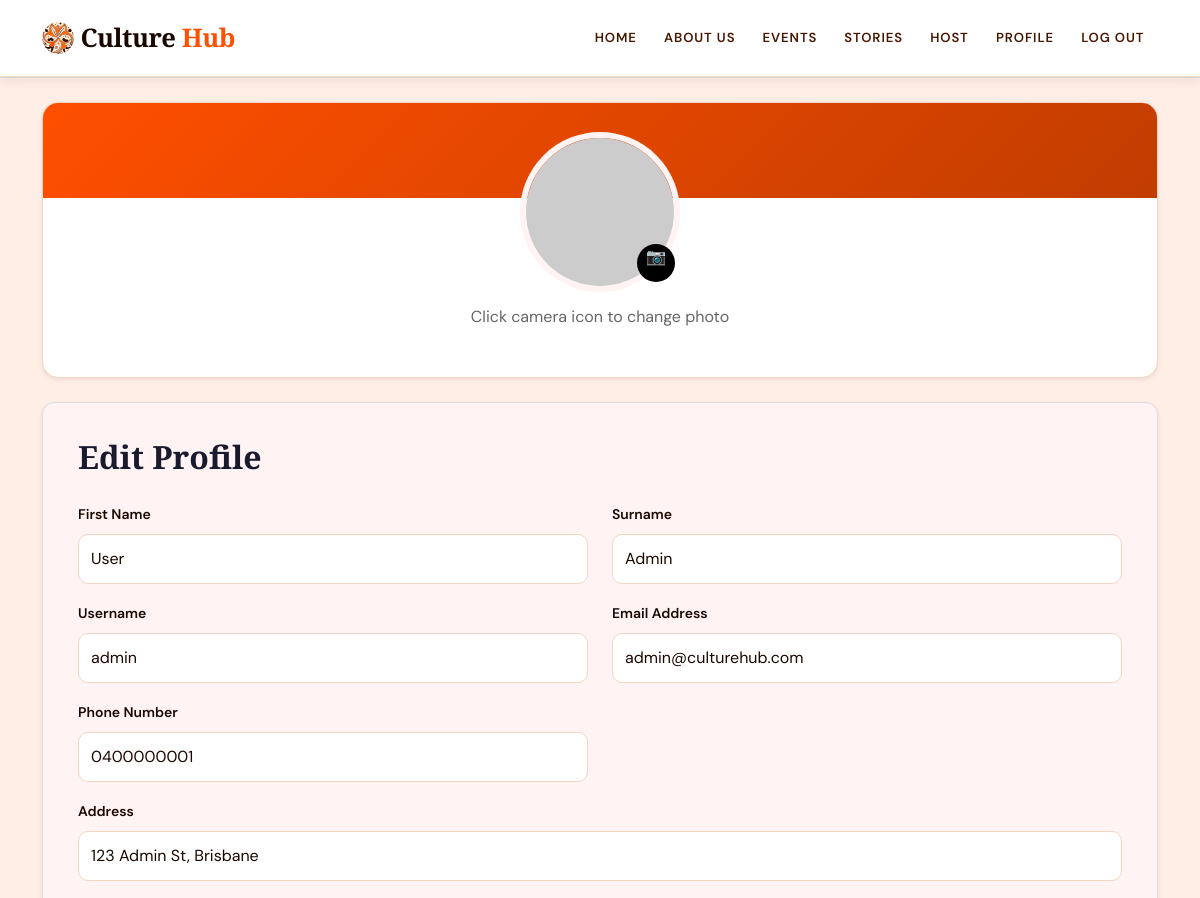
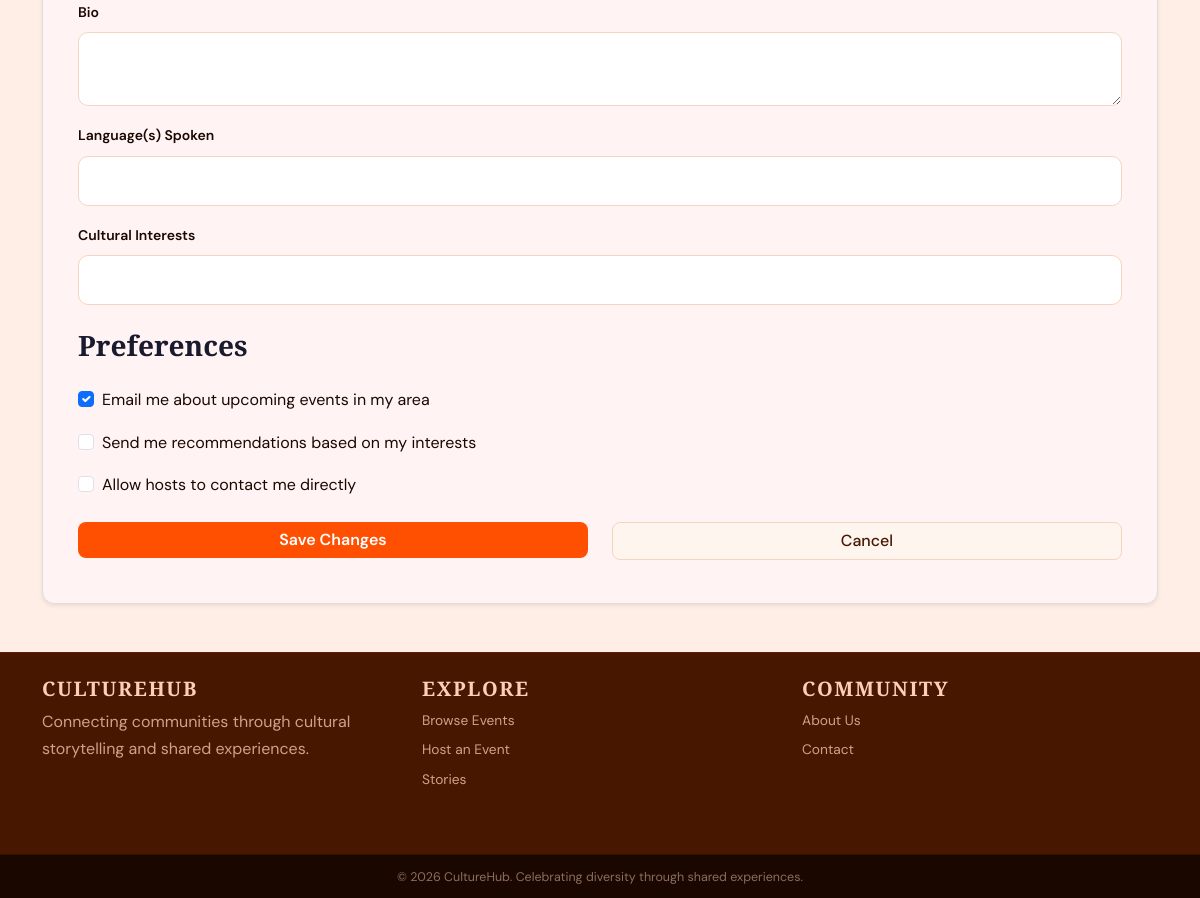
The page /user/edit-profile (signed in) on the database its author committed (2 pictures, top to bottom).
### culturehub/models.py (models this page shows)
class User(db.Model, UserMixin):
    id = db.Column(db.Integer, primary_key=True)
    name = db.Column(db.String(100), unique=True, nullable=False)
    first_name = db.Column(db.String(50), nullable=True)
    last_name = db.Column(db.String(50), nullable=True)
    email = db.Column(db.String(150), unique=True, nullable=False)
    phone = db.Column(db.String(20), nullable=False)
    address = db.Column(db.String(255), nullable=False)
    password_hash = db.Column(db.String(255), nullable=False)
    profile_image = db.Column(db.String(255), nullable=True)
    events = db.relationship('Event', backref='user', lazy=True)
    comments = db.relationship('Comment', backref='user', lazy=True)
    orders = db.relationship('Order', backref='user', lazy=True)
    bio = db.Column(db.Text, nullable=True)  # Optional field for user biography
    language = db.Column(db.String(255), nullable=True)  # Optional field for user's preferred language
    cultural_interests = db.Column(db.String(255), nullable=True)  # Optional field for user's cultural interests
    created_at = db.Column(db.DateTime, default=datetime.now)  # Timestamp for when the user account was created

### culturehub/views.py (the view, shortened to what this page needs)
@main_bp.route('/user/edit-profile', methods=['GET', 'POST'])
@login_required
def edit_profile():
    form = EditProfileForm(obj=current_user)
    return render_template('user/edit_profile.html', form=form, user=current_user)

### culturehub/forms.py
class EditProfileForm(FlaskForm):
    first_name = StringField("First Name", validators=[InputRequired(), Length(min=2, max=50)])
    last_name = StringField("Surname", validators=[InputRequired(), Length(min=2, max=50)])
    name = StringField("Username", validators=[InputRequired(), Length(min=3, max=50)])
    email = StringField("Email Address", validators=[InputRequired(), Email()])
    phone = StringField("Phone Number", validators=[InputRequired()])
    address = StringField("Address", validators=[InputRequired()])
    bio = TextAreaField("Bio", validators=[Length(max=500)])
    languages = StringField("Language(s) Spoken")
    cultural_interests = StringField("Cultural Interests")
    profile_image = FileField(
        "Profile Image",
        validators=[
            FileAllowed(["jpg", "jpeg", "png", "webp"], "Images only!")
        ]
    )
    submit = SubmitField("Update Profile")

### culturehub/templates/user/edit_profile.html (shortened to what this page needs)
{% extends "base.html" %}
{% block content %}
<div class="container my-4">
    <form method="POST" action="{{ url_for('main.edit_profile') }}" enctype="multipart/form-data">
    <section class="profile-header shadow-sm mb-4">
        <div class="edit-profile-banner text-center">
            <label for="profileImageInput" class="profile-image-wrapper" style="cursor:pointer;">
                <img src="{{ url_for('static', filename='profile_pics/' + user.profile_image)
                     if user.profile_image else 'https://placehold.co/160x160' }}" alt="Profile photo"
                    class="edit-profile-photo">
                <span class="camera-btn">📷</span>
            </label>
            <p class="upload-text">
                Click camera icon to change photo
            </p>
        </div>
    </section>
    <section class="edit-profile-form shadow-sm">
        <h2 class="form-title">Edit Profile</h2>
        <div class="row">
            <div class="col-md-6 mb-3">
                {{ form.first_name.label(class="form-label") }}
                {{ form.first_name(class="form-control") }}
            </div>
            <div class="col-md-6 mb-3">
                {{ form.last_name.label(class="form-label") }}
                {{ form.last_name(class="form-control") }}
            </div>
        </div>
        <div class="row">
            <div class="col-md-6 mb-3">
                {{ form.name.label(class="form-label") }}
                {{ form.name(class="form-control") }}
            </div>
            <div class="col-md-6 mb-3">
                {{ form.email.label(class="form-label") }}
                {{ form.email(class="form-control") }}
            </div>
        </div>
        <div class="row">
            <div class="col-md-6 mb-3">
                {{ form.phone.label(class="form-label") }}
                {{ form.phone(class="form-control") }}
            </div>
        </div>
        <div class="mb-3">
            {{ form.address.label(class="form-label") }}
            {{ form.address(class="form-control") }}
        </div>
        <div class="mb-3">
            {{ form.bio.label(class="form-label") }}
            {{ form.bio(class="form-control") }}
        </div>
        <div class="mb-3">
            {{ form.languages.label(class="form-label") }}
            {{ form.languages(class="form-control") }}
        </div>
        <div class="mb-4">
            {{ form.cultural_interests.label(class="form-label") }}
            {{ form.cultural_interests(class="form-control") }}
        </div>
        <h3 class="preferences-title">Preferences</h3>
        <div class="form-check mb-3">
            <input class="form-check-input" type="checkbox" checked>
            <label class="form-check-label">
                Email me about upcoming events in my area
            </label>
        </div>
        <div class="form-check mb-3">
            <input class="form-check-input" type="checkbox">
            <label class="form-check-label">
                Send me recommendations based on my interests
            </label>
        </div>
        <div class="form-check mb-4">
            <input class="form-check-input" type="checkbox">
            <label class="form-check-label">
                Allow hosts to contact me directly
            </label>
        </div>
        <div class="row">
            <div class="col-md-6 mb-2">
                <button type="submit" class="btn btn-primary w-100">
                    Save Changes
                </button>
            </div>
            <div class="col-md-6 mb-2">
                <a href="{{ url_for('main.profile') }}" class="btn btn-light w-100">
                    Cancel
                </a>
            </div>
        </div>
    </section>
    </form>
</div>
{% endblock %}

### culturehub/static/style/stylesheet.css (style rules this page uses)
:root { --cream-light: #FFEEE6; --cream: #FFCEB8; --accent: #FF4F00; --accent-dark: #C13D00; --accent-pale: rgba(255, 79, 0, 0.10); --brown: #471700; --brown-dark: #1A0800; --text: #1A0800; --text-mid: #471700; --text-muted: #8B4A2B; --border: rgba(255, 79, 0, 0.18); --card: #FFF5EF; --card-border: #F5D5C0; --font-display: 'Playfair Display', serif; --font-body: 'DM Sans', sans-serif; --radius: 10px; --radius-lg: 16px; --shadow-sm: 0 2px 12px rgba(71, 23, 0, 0.10); --shadow: 0 8px 32px rgba(71, 23, 0, 0.14); --transition: all 0.22s cubic-bezier(0.4, 0, 0.2, 1); }
*, *::before, *::after { box-sizing: border-box; }
html { scroll-behavior: smooth; }
body { font-family: var(--font-body); background-color: var(--cream-light); color: var(--text); font-size: 1rem; line-height: 1.65; min-height: 100vh; }
h1, h2, h3, h4, h5, h6 { font-family: var(--font-display); color: var(--text); }
a { color: var(--accent); text-decoration: none; transition: var(--transition); }
.btn-primary, .btn-primary:hover, .btn-primary:active, .btn-primary:focus, .btn-primary:visited { background: var(--accent) !important; border-color: var(--accent) !important; color: #fff !important; font-family: var(--font-body) !important; font-weight: 600 !important; border-radius: 8px !important; transition: var(--transition) !important; }
.btn-light, .btn-secondary { background: var(--card) !important; border-color: var(--card-border) !important; color: var(--text-mid) !important; border-radius: 8px !important; font-weight: 500 !important; }
.form-control { background: #fff !important; border: 1px solid var(--card-border) !important; color: var(--text) !important; border-radius: var(--radius) !important; font-family: var(--font-body) !important; }
.form-control::placeholder { color: var(--text-muted) !important; opacity: 0.7; }
.form-label { font-weight: 600 !important; color: var(--text) !important; font-size: 0.875rem; }
.profile-header { background: #fff !important; border: 1px solid var(--card-border) !important; border-radius: var(--radius-lg) !important; }

### culturehub/templates/user/edit_profile.html (style rules this page uses)
.profile-header { background-color: #fff3f3; border-radius: 10px; overflow: hidden; border: 1px solid #ddd; }
.edit-profile-form { background-color: #fff3f3; border-radius: 12px; padding: 35px; border: 1px solid #ddd; }
.form-title, .preferences-title { color: #1a1a2e; font-weight: bold; margin-bottom: 25px; }
.edit-profile-banner { padding-bottom: 30px; }
.profile-image-wrapper { position: relative; display: inline-block; margin-top: -70px; }
.edit-profile-photo { width: 160px; height: 160px; border-radius: 50%; border: 6px solid #fff3f3; object-fit: cover; }
.camera-btn { position: absolute; bottom: 10px; right: 5px; border: none; border-radius: 50%; width: 38px; height: 38px; background-color: black; color: white; cursor: pointer; }
.upload-text { margin-top: 12px; color: #666; }
.edit-profile-form .form-label { color: #1a1a2e; font-weight: 600; }
.edit-profile-form .form-control { border-radius: 8px; padding: 12px; }
.edit-profile-form .btn-primary { background-color: #4b35f5; border: none; }
.edit-profile-form .btn-light { border: 1px solid #ddd; background-color: white; }

### rows shown on the page
User: first_name "User", last_name "Admin", name "admin", email "admin@culturehub.com", phone "0400000001", address "123 Admin St, Brisbane"
